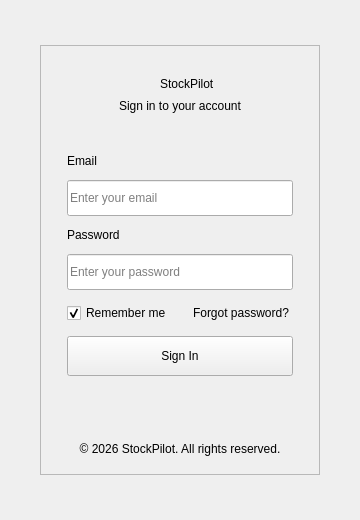
<?xml version="1.0" encoding="UTF-8"?>
<ui version="4.0">
	<class>InventoryQtAppClass</class>
	<widget class="QMainWindow" name="InventoryQtAppClass">
		<property name="geometry">
			<rect>
				<x>0</x>
				<y>0</y>
				<width>360</width>
				<height>520</height>
			</rect>
		</property>
		<property name="minimumSize">
			<size>
				<width>360</width>
				<height>520</height>
			</size>
		</property>
		<property name="maximumSize">
			<size>
				<width>360</width>
				<height>520</height>
			</size>
		</property>
		<property name="windowTitle">
			<string>StockPilot — Sign in</string>
		</property>
		<widget class="QWidget" name="centralWidget">
			<layout class="QVBoxLayout" name="outerVerticalLayout">
				<property name="spacing">
					<number>0</number>
				</property>
				<property name="leftMargin">
					<number>0</number>
				</property>
				<property name="topMargin">
					<number>0</number>
				</property>
				<property name="rightMargin">
					<number>0</number>
				</property>
				<property name="bottomMargin">
					<number>0</number>
				</property>
				<item>
					<spacer name="topSpacer">
						<property name="orientation">
							<enum>Qt::Orientation::Vertical</enum>
						</property>
						<property name="sizeHint" stdset="0">
							<size>
								<width>20</width>
								<height>30</height>
							</size>
						</property>
					</spacer>
				</item>
				<item>
					<layout class="QHBoxLayout" name="centerHorizontalLayout">
						<item>
							<spacer name="leftSpacer">
								<property name="orientation">
									<enum>Qt::Orientation::Horizontal</enum>
								</property>
								<property name="sizeHint" stdset="0">
									<size>
										<width>40</width>
										<height>20</height>
									</size>
								</property>
							</spacer>
						</item>
						<item>
							<widget class="QFrame" name="loginCard">
								<property name="minimumSize">
									<size>
										<width>280</width>
										<height>430</height>
									</size>
								</property>
								<property name="maximumSize">
									<size>
										<width>280</width>
										<height>430</height>
									</size>
								</property>
								<property name="frameShape">
									<enum>QFrame::Shape::StyledPanel</enum>
								</property>
								<property name="frameShadow">
									<enum>QFrame::Shadow::Raised</enum>
								</property>
								<layout class="QVBoxLayout" name="loginCardLayout">
									<property name="spacing">
										<number>12</number>
									</property>
									<property name="leftMargin">
										<number>26</number>
									</property>
									<property name="topMargin">
										<number>28</number>
									</property>
									<property name="rightMargin">
										<number>26</number>
									</property>
									<property name="bottomMargin">
										<number>18</number>
									</property>
									<item>
										<layout class="QVBoxLayout" name="brandLayout">
											<property name="spacing">
												<number>5</number>
											</property>
											<item>
												<layout class="QHBoxLayout" name="brandTitleLayout">
													<property name="spacing">
														<number>8</number>
													</property>
													<item>
														<spacer name="brandLeftSpacer">
															<property name="orientation">
																<enum>Qt::Orientation::Horizontal</enum>
															</property>
															<property name="sizeHint" stdset="0">
																<size>
																	<width>20</width>
																	<height>20</height>
																</size>
															</property>
														</spacer>
													</item>
													<item>
														<widget class="QLabel" name="logoLabel">
															<property name="text">
																<string/>
															</property>
															<property name="alignment">
																<set>Qt::AlignmentFlag::AlignCenter</set>
															</property>
														</widget>
													</item>
													<item>
														<widget class="QLabel" name="titleLabel">
															<property name="text">
																<string>StockPilot</string>
															</property>
														</widget>
													</item>
													<item>
														<spacer name="brandRightSpacer">
															<property name="orientation">
																<enum>Qt::Orientation::Horizontal</enum>
															</property>
															<property name="sizeHint" stdset="0">
																<size>
																	<width>20</width>
																	<height>20</height>
																</size>
															</property>
														</spacer>
													</item>
												</layout>
											</item>
											<item>
												<widget class="QLabel" name="subtitleLabel">
													<property name="text">
														<string>Sign in to your account</string>
													</property>
													<property name="alignment">
														<set>Qt::AlignmentFlag::AlignCenter</set>
													</property>
												</widget>
											</item>
										</layout>
									</item>
									<item>
										<spacer name="formTopSpacer">
											<property name="orientation">
												<enum>Qt::Orientation::Vertical</enum>
											</property>
											<property name="sizeHint" stdset="0">
												<size>
													<width>20</width>
													<height>12</height>
												</size>
											</property>
										</spacer>
									</item>
									<item>
										<widget class="QLabel" name="emailLabel">
											<property name="text">
												<string>Email</string>
											</property>
										</widget>
									</item>
									<item>
										<widget class="QLineEdit" name="emailInput">
											<property name="minimumSize">
												<size>
													<width>0</width>
													<height>36</height>
												</size>
											</property>
											<property name="placeholderText">
												<string>Enter your email</string>
											</property>
										</widget>
									</item>
									<item>
										<widget class="QLabel" name="passwordLabel">
											<property name="text">
												<string>Password</string>
											</property>
										</widget>
									</item>
									<item>
										<widget class="QLineEdit" name="passwordInput">
											<property name="minimumSize">
												<size>
													<width>0</width>
													<height>36</height>
												</size>
											</property>
											<property name="echoMode">
												<enum>QLineEdit::EchoMode::Password</enum>
											</property>
											<property name="placeholderText">
												<string>Enter your password</string>
											</property>
										</widget>
									</item>
									<item>
										<layout class="QHBoxLayout" name="optionsLayout">
											<property name="spacing">
												<number>4</number>
											</property>
											<item>
												<widget class="QCheckBox" name="rememberCheck">
													<property name="text">
														<string>Remember me</string>
													</property>
													<property name="checked">
														<bool>true</bool>
													</property>
												</widget>
											</item>
											<item>
												<spacer name="optionSpacer">
													<property name="orientation">
														<enum>Qt::Orientation::Horizontal</enum>
													</property>
													<property name="sizeHint" stdset="0">
														<size>
															<width>20</width>
															<height>20</height>
														</size>
													</property>
												</spacer>
											</item>
											<item>
												<widget class="QPushButton" name="forgotPasswordButton">
													<property name="text">
														<string>Forgot password?</string>
													</property>
													<property name="flat">
														<bool>true</bool>
													</property>
												</widget>
											</item>
										</layout>
									</item>
									<item>
										<widget class="QPushButton" name="loginButton">
											<property name="minimumSize">
												<size>
													<width>0</width>
													<height>40</height>
												</size>
											</property>
											<property name="text">
												<string>Sign In</string>
											</property>
										</widget>
									</item>
									<item>
										<widget class="QLabel" name="statusLabel">
											<property name="text">
												<string/>
											</property>
											<property name="alignment">
												<set>Qt::AlignmentFlag::AlignCenter</set>
											</property>
										</widget>
									</item>
									<item>
										<spacer name="footerSpacer">
											<property name="orientation">
												<enum>Qt::Orientation::Vertical</enum>
											</property>
											<property name="sizeHint" stdset="0">
												<size>
													<width>20</width>
													<height>20</height>
												</size>
											</property>
										</spacer>
									</item>
									<item>
										<widget class="QLabel" name="footerLabel">
											<property name="text">
												<string>© 2026 StockPilot. All rights reserved.</string>
											</property>
											<property name="alignment">
												<set>Qt::AlignmentFlag::AlignCenter</set>
											</property>
										</widget>
									</item>
								</layout>
							</widget>
						</item>
						<item>
							<spacer name="rightSpacer">
								<property name="orientation">
									<enum>Qt::Orientation::Horizontal</enum>
								</property>
								<property name="sizeHint" stdset="0">
									<size>
										<width>40</width>
										<height>20</height>
									</size>
								</property>
							</spacer>
						</item>
					</layout>
				</item>
				<item>
					<spacer name="bottomSpacer">
						<property name="orientation">
							<enum>Qt::Orientation::Vertical</enum>
						</property>
						<property name="sizeHint" stdset="0">
							<size>
								<width>20</width>
								<height>30</height>
							</size>
						</property>
					</spacer>
				</item>
			</layout>
		</widget>
	</widget>
	<tabstops>
		<tabstop>emailInput</tabstop>
		<tabstop>passwordInput</tabstop>
		<tabstop>rememberCheck</tabstop>
		<tabstop>forgotPasswordButton</tabstop>
		<tabstop>loginButton</tabstop>
	</tabstops>
	<resources>
		<include location="InventoryQtApp.qrc"/>
	</resources>
	<connections/>
</ui>
